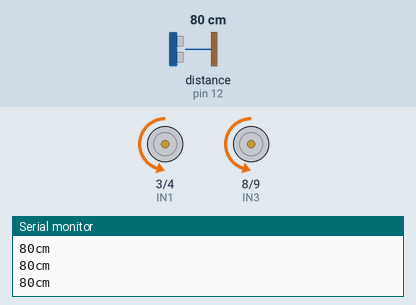
Simulated run of this sketch. Board: Arduino Uno, built with avr-gcc and run on an emulated ATmega328P. On the bench: motor-driver pin pairs drawn as motors (green arrow = first pin HIGH = forward, orange = second pin HIGH = backward, longer = more drive, scaled by the enable pin), the last lines printed to the serial monitor. The inputs (shaded band) are chosen by the test bench; at power-on: distance to the obstacle (sensor on pin 12) 80 cm. The echo pulse lasts 58.3 µs per cm.

Above: at 3.9 s.
4.0 s: distance to the obstacle (sensor on pin 12) set to 38 cm
5.5 s: distance to the obstacle (sensor on pin 12) set to 30 cm
At 6.5 s:
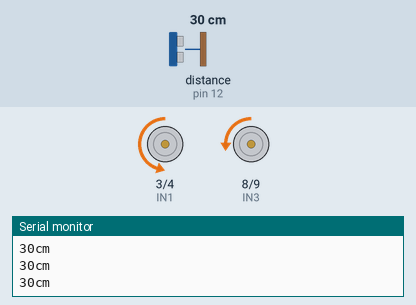
7.2 s: distance to the obstacle (sensor on pin 12) set to 35 cm
At 8.2 s:
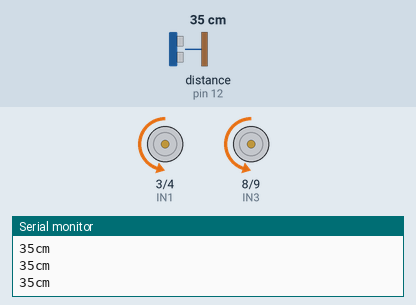
8.9 s: distance to the obstacle (sensor on pin 12) set to 2 cm
At 10.4 s:
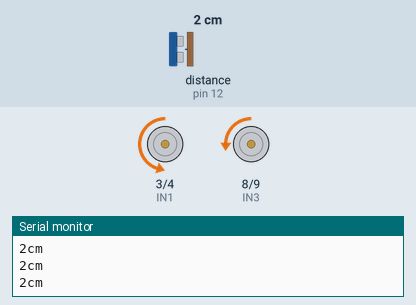
Timing chart, 0 to 11.5 s (numbered marks = the images above; inputs shaded):
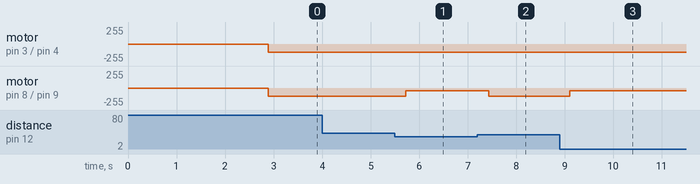

The sketch:

avoidance_sketch.ino
```cpp
//calibrate ultrasound sensor
#include "SR04.h"
#define TRIG_PIN 12
#define ECHO_PIN 11
SR04 sr04(ECHO_PIN,TRIG_PIN);
long distance;
//calibrate motors
#define ENA 5
#define IN1 3
#define IN2 4

#define ENB 10
#define IN3 8
#define IN4 9

int motorPins[]={ENA,IN1,IN2,ENB,IN3,IN4};
void setup() {
  Serial.begin(9600);
  delay(2000);
  sr04.Distance(); //discard first reading
  delay(200);
  sr04.Distance(); //discard second reading
  delay(500);

  for (int i=0;i<6;i++){
    pinMode(motorPins[i],OUTPUT);
  }

}

void loop() {
  distance=sr04.Distance();
  Serial.print(distance);
  Serial.println("cm");
  delay(100);

digitalWrite(IN1,LOW);
digitalWrite(IN2,HIGH);
digitalWrite(IN3,LOW);
digitalWrite(IN4,HIGH);
//main avoidance logic
if (distance<35){
analogWrite(ENA,120);
analogWrite(ENB,40);
delay(300);
}
else {
analogWrite(ENA,120);
analogWrite(ENB,120);
}
}
```

Measured:
- the behaviour switches between 35 and 34 cm on distance to the obstacle (sensor on pin 12) (found by bisection; images 0 and 1)
- after the input at 5.5 s, motor on pin 8 (IN3) / pin 9 (IN4): backward 120/255 → backward 40/255 after 0.23 s
- after the input at 7.2 s, motor on pin 8 (IN3) / pin 9 (IN4): backward 40/255 → backward 120/255 after 0.24 s
- after the input at 8.9 s, motor on pin 8 (IN3) / pin 9 (IN4): backward 120/255 → backward 40/255 after 0.20 s
